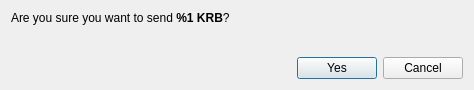
<?xml version="1.0" encoding="UTF-8"?>
<ui version="4.0">
 <class>ConfirmSendDialog</class>
 <widget class="QDialog" name="ConfirmSendDialog">
  <property name="windowModality">
   <enum>Qt::ApplicationModal</enum>
  </property>
  <property name="geometry">
   <rect>
    <x>0</x>
    <y>0</y>
    <width>474</width>
    <height>90</height>
   </rect>
  </property>
  <property name="windowTitle">
   <string>Confirm sending %1 AONE</string>
  </property>
  <layout class="QVBoxLayout" name="verticalLayout">
   <item>
    <layout class="QVBoxLayout" name="verticalLayout_2">
     <item>
      <widget class="QLabel" name="m_confirmLabel">
       <property name="text">
        <string>&lt;html&gt;&lt;head/&gt;&lt;body&gt;&lt;p&gt;Are you sure you want to send &lt;strong&gt;%1 KRB&lt;/strong&gt;?&lt;/p&gt;&lt;/body&gt;&lt;/html&gt;</string>
       </property>
       <property name="textFormat">
        <enum>Qt::RichText</enum>
       </property>
      </widget>
     </item>
     <item>
      <widget class="QLabel" name="m_paymentIdLabel">
       <property name="text">
        <string/>
       </property>
       <property name="textFormat">
        <enum>Qt::RichText</enum>
       </property>
      </widget>
     </item>
    </layout>
   </item>
   <item>
    <spacer name="verticalSpacer">
     <property name="orientation">
      <enum>Qt::Vertical</enum>
     </property>
     <property name="sizeHint" stdset="0">
      <size>
       <width>20</width>
       <height>40</height>
      </size>
     </property>
    </spacer>
   </item>
   <item>
    <layout class="QHBoxLayout" name="horizontalLayout_2">
     <item>
      <spacer name="horizontalSpacer">
       <property name="orientation">
        <enum>Qt::Horizontal</enum>
       </property>
       <property name="sizeHint" stdset="0">
        <size>
         <width>40</width>
         <height>20</height>
        </size>
       </property>
      </spacer>
     </item>
     <item>
      <widget class="QPushButton" name="m_okButton">
       <property name="text">
        <string>Yes</string>
       </property>
       <property name="icon">
        <iconset resource="../../resources.qrc">
         <normaloff>:/icons/transaction</normaloff>:/icons/transaction</iconset>
       </property>
      </widget>
     </item>
     <item>
      <widget class="QPushButton" name="m_cancelButton">
       <property name="text">
        <string>Cancel</string>
       </property>
       <property name="icon">
        <iconset resource="../../resources.qrc">
         <normaloff>:/icons/cancel</normaloff>:/icons/cancel</iconset>
       </property>
      </widget>
     </item>
    </layout>
   </item>
  </layout>
 </widget>
 <resources>
  <include location="../../resources.qrc"/>
 </resources>
 <connections>
  <connection>
   <sender>m_okButton</sender>
   <signal>clicked()</signal>
   <receiver>ConfirmSendDialog</receiver>
   <slot>accept()</slot>
   <hints>
    <hint type="sourcelabel">
     <x>500</x>
     <y>62</y>
    </hint>
    <hint type="destinationlabel">
     <x>276</x>
     <y>44</y>
    </hint>
   </hints>
  </connection>
  <connection>
   <sender>m_cancelButton</sender>
   <signal>clicked()</signal>
   <receiver>ConfirmSendDialog</receiver>
   <slot>reject()</slot>
   <hints>
    <hint type="sourcelabel">
     <x>417</x>
     <y>62</y>
    </hint>
    <hint type="destinationlabel">
     <x>276</x>
     <y>44</y>
    </hint>
   </hints>
  </connection>
 </connections>
</ui>
